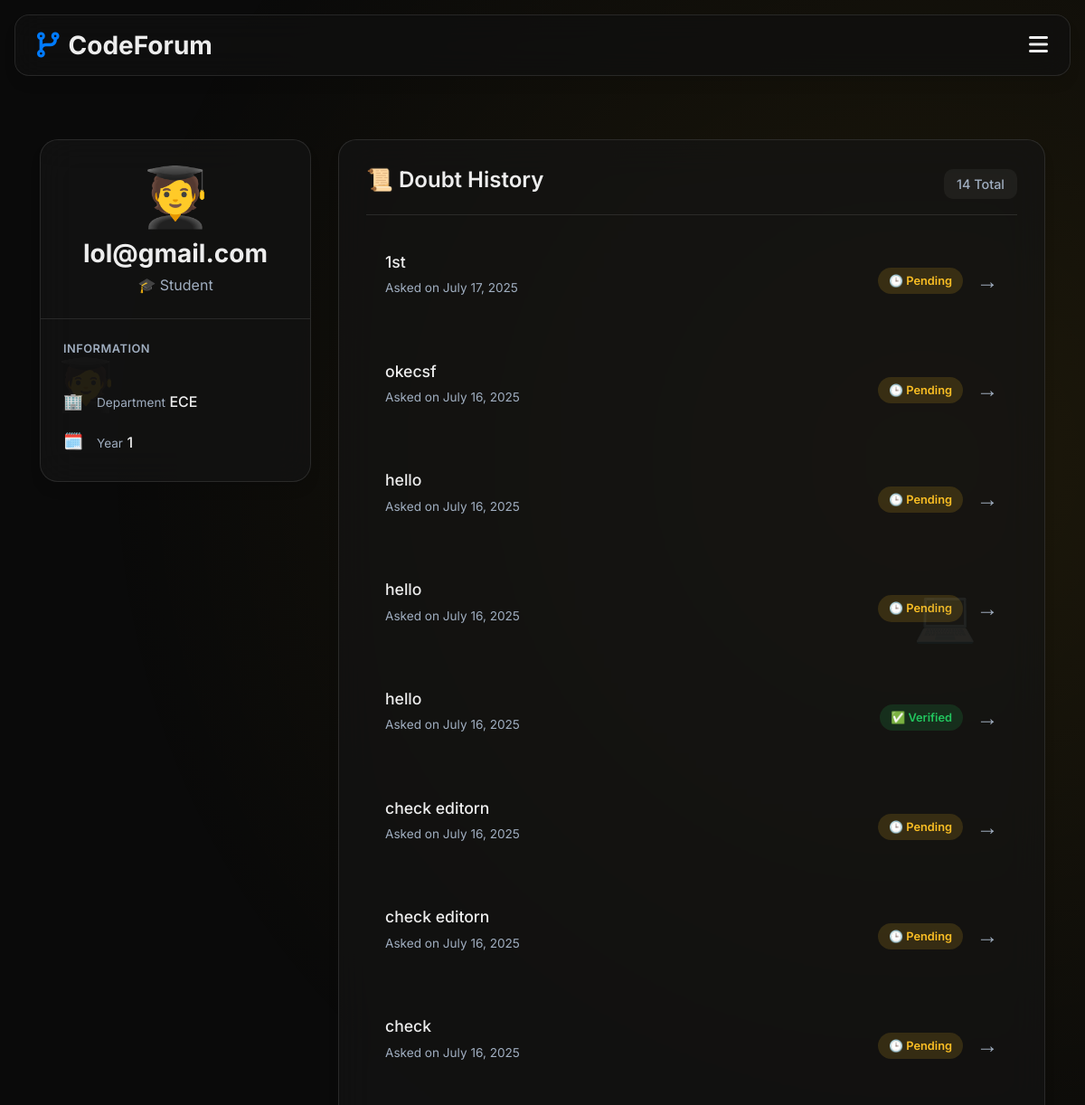
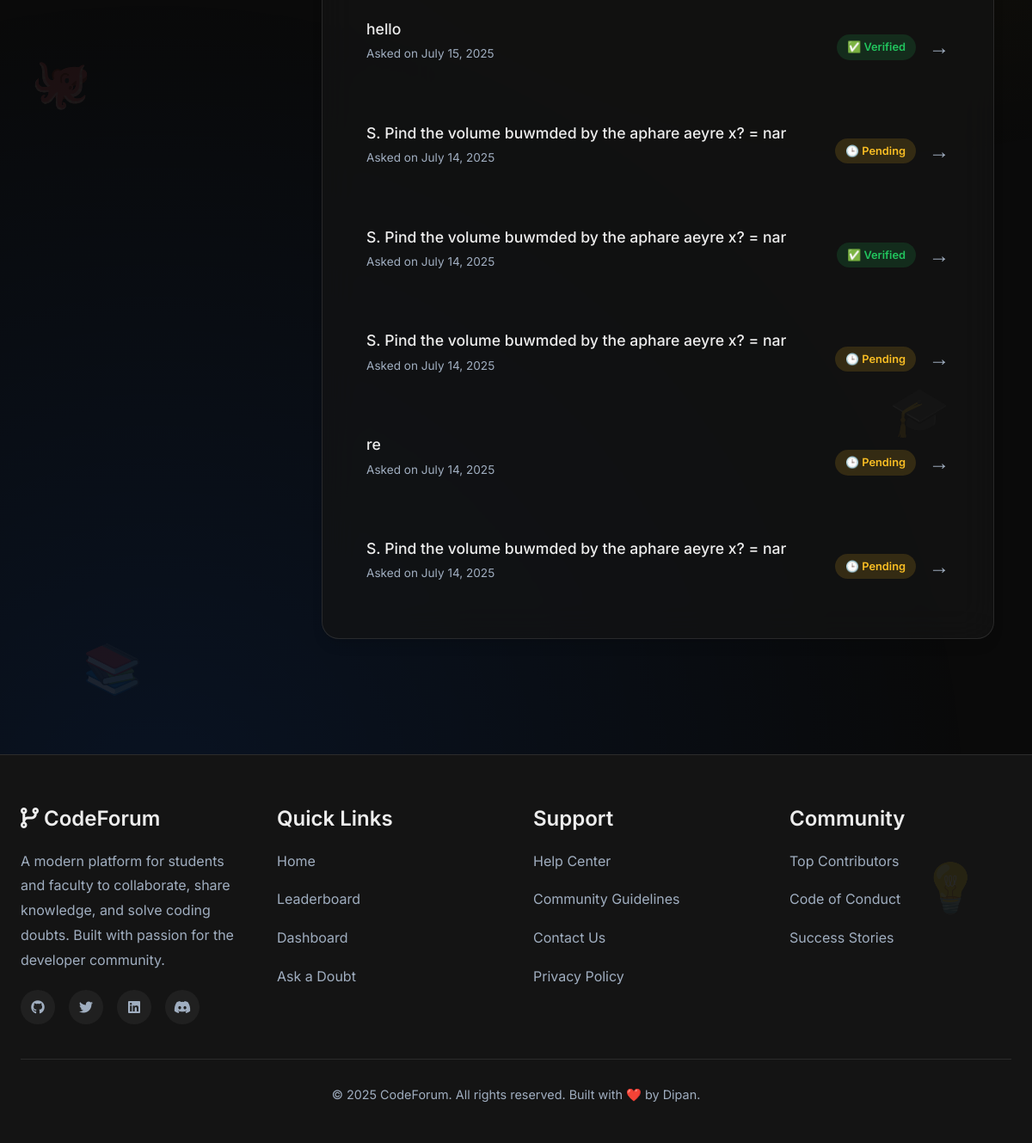
/student/lol@gmail.com/ (signed in), run on the app's committed database (2 pictures, top to bottom).
### forum/models.py (models this page shows, shortened)
class User(AbstractUser):
    ROLE_CHOICES = (
        ('student', 'Student'),
        ('faculty', 'Faculty'),
    )
    DEPARTMENT_CHOICES = (
        ('CSE', 'CSE'),
        ('ECE', 'ECE'),
        ('ME', 'Mechanical'),
        ('CE', 'Civil'),
        ('EE', 'Electrical'),
    )
    YEAR_CHOICES = (
        (1, '1st Year'),
        (2, '2nd Year'),
        (3, '3rd Year'),
        (4, '4th Year'),
    )
    role = models.CharField(max_length=10, choices=ROLE_CHOICES)
    department = models.CharField(max_length=20, choices=DEPARTMENT_CHOICES)
    year = models.PositiveSmallIntegerField(choices=YEAR_CHOICES, null=True, blank=True)
    github_url = models.URLField(blank=True, null=True)
    is_verified_faculty = models.BooleanField(default=False)

class Doubt(models.Model):
    student = models.ForeignKey(User, on_delete=models.CASCADE)
    title = models.CharField(max_length=255)
    description = models.TextField()
    code_snippet = models.TextField(blank=True, null=True)
    ai_answer = models.TextField(blank=True, null=True)
    faculty_verified = models.BooleanField(default=False)
    faculty_suggestion = models.TextField(blank=True, null=True)
    faculty_resource_link = models.URLField(blank=True, null=True)
    created_at = models.DateTimeField(auto_now_add=True)
    categories = models.ManyToManyField(Category, blank=True)
    is_public = models.BooleanField(default=True)
    verified_by = models.ForeignKey(User, null=True, blank=True, on_delete=models.SET_NULL, related_name='verified_doubts')

### forum/views.py (the view)
# urls.py: path('student/<str:username>/', views.student_profile, name='student_profile'),
@login_required
def student_profile(request, username):
    student = get_object_or_404(User, username=username, role='student')
    doubts = Doubt.objects.filter(student=student).order_by('-created_at')
    return render(request, 'forum/student_profile.html', {
        'student': student,
        'doubts': doubts,
    })

### forum/templates/forum/student_profile.html (shortened to what this page needs)
{% extends 'forum/base.html' %}
{% block content %}
<div class="profile-container fade-in">
    <div class="profile-layout">
        <aside class="profile-sidebar glass-card">
            <div class="sidebar-header">
                <div class="profile-avatar">🧑‍🎓</div>
                <h1 class="profile-name">{{ student.username }}</h1>
                <p class="profile-role">🎓 Student</p>
            </div>
            <div class="sidebar-divider"></div>
            <div class="sidebar-details">
                <h2 class="sidebar-title">Information</h2>
                <div class="detail-item">
                    <span class="detail-icon">🏢</span>
                    <div class="detail-text">
                        <span class="detail-label">Department</span>
                        <span class="detail-value">{{ student.department }}</span>
                    </div>
                </div>
                <div class="detail-item">
                    <span class="detail-icon">🗓️</span>
                    <div class="detail-text">
                        <span class="detail-label">Year</span>
                        <span class="detail-value">{{ student.year }}</span>
                    </div>
                </div>
            </div>
        </aside>
        <main class="profile-main-content">
            <div class="doubt-history-card glass-card">
                <div class="history-header">
                    <h2 class="history-title">📜 Doubt History</h2>
                    <span class="history-count">{{ doubts|length }} Total</span>
                </div>
                <div class="doubts-list">
                    {% for doubt in doubts %}
                    <a href="{% url 'view_doubt' doubt.id %}" class="doubt-item-link">
                        <div class="doubt-item">
                            <div class="doubt-info">
                                <p class="doubt-title">{{ doubt.title }}</p>
                                <p class="doubt-meta">Asked on {{ doubt.created_at|date:"F d, Y" }}</p>
                            </div>
                            <div class="doubt-status">
                                {% if doubt.faculty_verified %}
                                <span class="status-badge verified">✅ Verified</span>
                                {% else %}
                                <span class="status-badge pending">🕒 Pending</span>
                                {% endif %}
                                <span class="view-arrow">→</span>
                            </div>
                        </div>
                    </a>
                    {% endfor %}
                </div>
            </div>
        </main>
    </div>
    <div class="profile-background-elements">
        <div class="floating-element element-1">🧑‍🎓</div>
        <div class="floating-element element-2">💻</div>
        <div class="floating-element element-3">📚</div>
        <div class="floating-element element-4">💡</div>
        <div class="floating-element element-5">🐙</div>
        <div class="floating-element element-6">🎓</div>
    </div>
</div>
{% endblock %}

### forum/templates/forum/base.html (style rules this page uses)
:root { --bg-primary: #0A0A0A; --bg-secondary: #141414; --accent-primary: #007BFF; --accent-secondary: #FFC107; --accent-danger: #E53E3E; --text-primary: #EDEDED; --text-secondary: #A0AEC0; --border-color: rgba(255, 255, 255, 0.1); --shadow-md: 0 4px 6px -1px rgba(0, 0, 0, 0.1), 0 2px 4px -1px rgba(0, 0, 0, 0.06); --shadow-lg: 0 10px 15px -3px rgba(0, 0, 0, 0.1), 0 4px 6px -2px rgba(0, 0, 0, 0.05); --shadow-glow: 0 0 20px -5px; }
* { margin: 0; padding: 0; box-sizing: border-box; }
body { font-family: 'Inter', sans-serif; background-color: var(--bg-primary); color: var(--text-primary); min-height: 100vh; position: relative; overflow-x: hidden; }
body::before { content: ''; position: fixed; top: 0; left: 0; right: 0; bottom: 0; background: radial-gradient(circle at 15% 85%, hsla(217, 100%, 50%, 0.1), transparent 40%), radial-gradient(circle at 85% 20%, hsla(45, 100%, 53%, 0.08), transparent 40%); pointer-events: none; z-index: -1; }
.glass-card, .hero-section { background: linear-gradient(135deg, rgba(20,20,20,0.8), rgba(16,16,16,0.8)); backdrop-filter: blur(20px); -webkit-backdrop-filter: blur(20px); border: 1px solid var(--border-color); border-radius: 20px; padding: 32px; box-shadow: var(--shadow-lg); transition: all 0.3s ease; }
.fade-in { animation: fadeIn 0.5s ease-out forwards; }

### data on the page
User: username "lol@gmail.com", department "ECE", year "1"
Doubt: title "1st", created_at "July 17, 2025", faculty_verified "🕒 Pending"
Doubt: title "okecsf", created_at "July 16, 2025", faculty_verified "🕒 Pending"
Doubt: title "hello", created_at "July 16, 2025", faculty_verified "🕒 Pending"
Doubt: title "hello", created_at "July 16, 2025", faculty_verified "🕒 Pending"
Doubt: title "hello", created_at "July 16, 2025", faculty_verified "✅ Verified"
Doubt: title "check editorn", created_at "July 16, 2025", faculty_verified "🕒 Pending"
Doubt: title "check editorn", created_at "July 16, 2025", faculty_verified "🕒 Pending"
Doubt: title "check", created_at "July 16, 2025", faculty_verified "🕒 Pending"
Doubt: title "hello", created_at "July 15, 2025", faculty_verified "✅ Verified"
Doubt: title "S. Pind the volume buwmded by the aphare aeyre x? = nar", created_at "July 14, 2025", faculty_verified "🕒 Pending"
Doubt: title "S. Pind the volume buwmded by the aphare aeyre x? = nar", created_at "July 14, 2025", faculty_verified "✅ Verified"
Doubt: title "S. Pind the volume buwmded by the aphare aeyre x? = nar", created_at "July 14, 2025", faculty_verified "🕒 Pending"
Doubt: title "re", created_at "July 14, 2025", faculty_verified "🕒 Pending"
Doubt: title "S. Pind the volume buwmded by the aphare aeyre x? = nar", created_at "July 14, 2025", faculty_verified "🕒 Pending"

### other printed values
{{ doubts|length }} "14"
